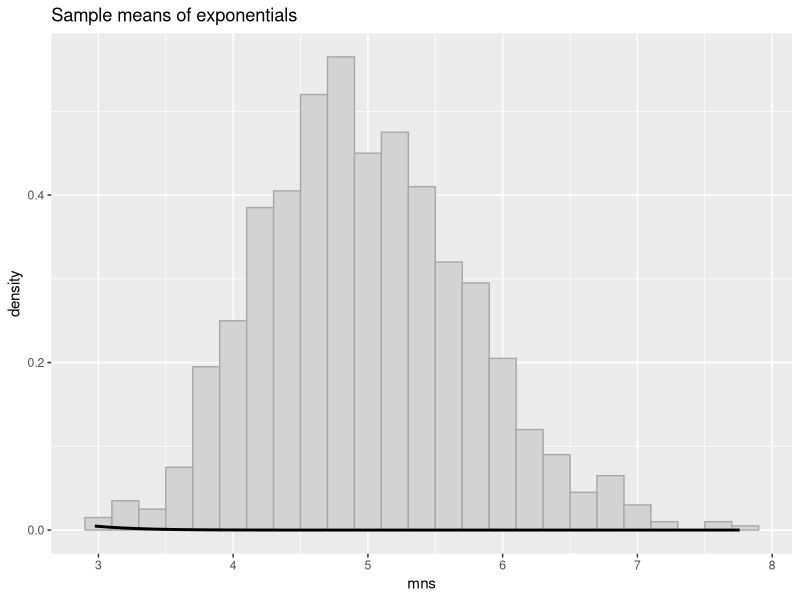
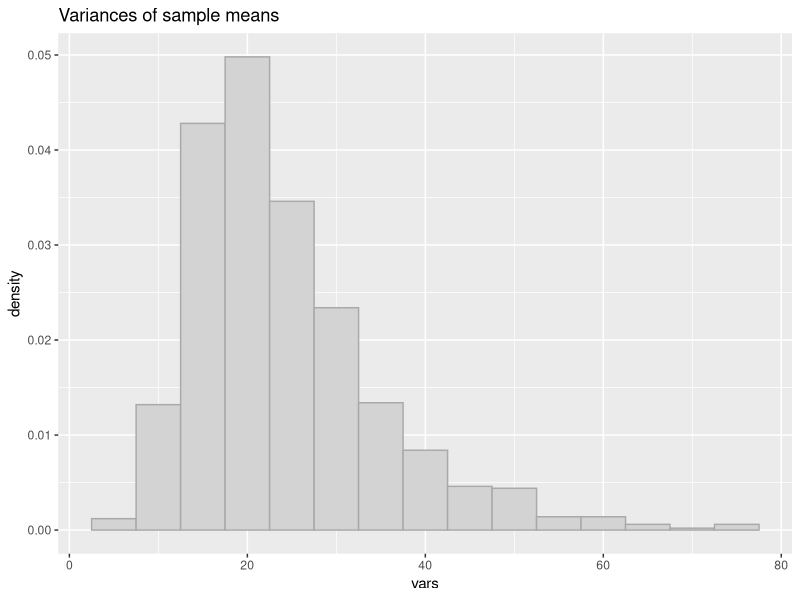
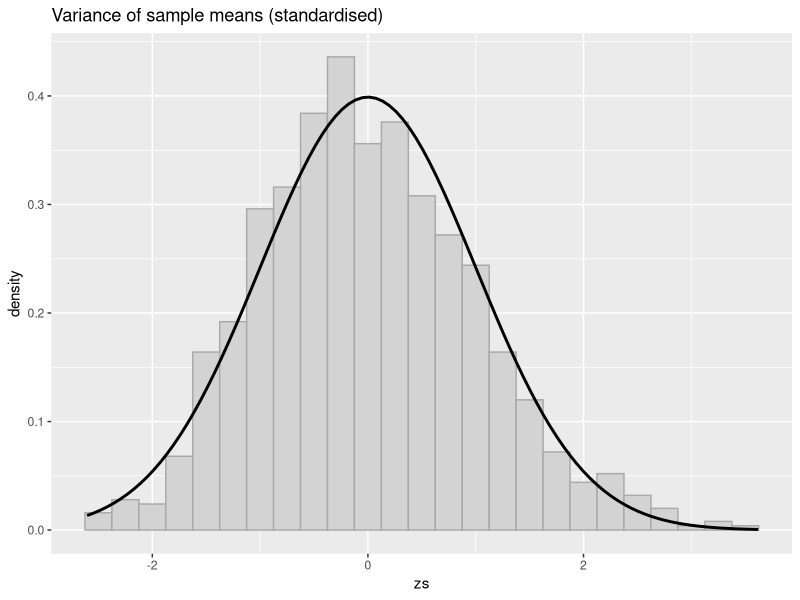

Generate these figures, in order, with R:
## ---- chunk 1
knitr::opts_chunk$set(fig.width=6, fig.height=6, fig.path='Figs/',warning=FALSE, message=FALSE)
## ---- chunk 2
library(ggplot2)
## ---- chunk 3
mns = NULL
vars = NULL
for (i in 1 : 1000) {
  sample <- rexp(40,0.2)
  mns = c(mns, mean(sample))
  vars = c(vars,var(sample))
}
## ---- chunk 4
zs = NULL
zs = sapply(mns,function(x) (x-mean(mns))/sd(mns))

## ---- chunk 5
g <- ggplot(data.frame(mns), aes(x = mns)) 
g <- g + geom_histogram(binwidth=.2,fill="lightgray",colour="darkgray",aes(y = ..density..)) 
g <- g + stat_function(fun=dnorm, size=1, color='black',arg = list(mean = mean(mns),sd=sd(mns)))
g <- g + ggtitle("Sample means of exponentials") 
print(g)
## ---- chunk 6
mean(mns)
## ---- chunk 7
mean(vars)
## ---- chunk 8
g <- ggplot(data.frame(vars), aes(x = vars)) 
g <- g + geom_histogram(binwidth=5,fill="lightgray",colour="darkgray",aes(y = ..density..)) 
g <- g + ggtitle("Variances of sample means") 
print(g)

## ---- chunk 9
g <- ggplot(data.frame(zs), aes(x = zs)) 
g <- g + geom_histogram(binwidth=.25,fill="lightgray",colour="darkgray",aes(y = ..density..)) 
g <- g + stat_function(fun=dnorm, size=1, color='black',arg = list(mean = 0,sd=1))
g <- g + ggtitle("Variance of sample means (standardised)") 
print(g)

